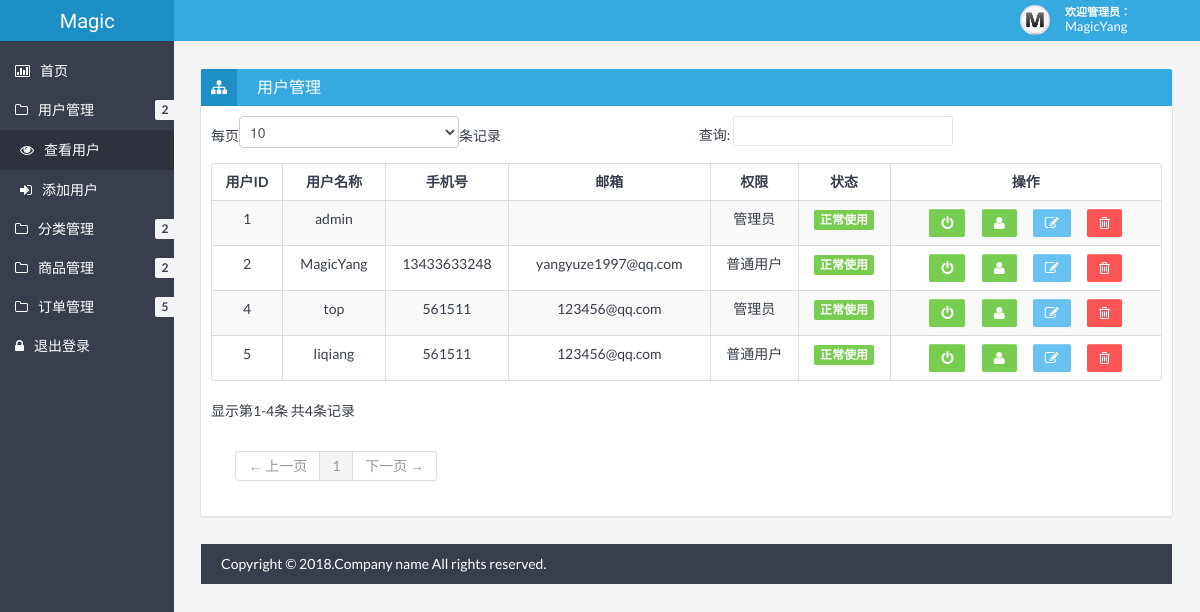
/admin/showUser.php (signed in), run on the app's committed database.
### tables this page shows
CREATE TABLE `user` (
  `uid` int(11) NOT NULL AUTO_INCREMENT COMMENT '用户id',
  `uname` varchar(20) DEFAULT NULL COMMENT '用户名',
  `password` varchar(20) DEFAULT NULL COMMENT '密码',
  `phone` varchar(13) DEFAULT NULL COMMENT '手机号',
  `email` varchar(30) DEFAULT NULL COMMENT '邮箱',
  `state` tinyint(4) DEFAULT '1' COMMENT '状态',
  `level` tinyint(4) DEFAULT '0' COMMENT '权限',
  PRIMARY KEY (`uid`)
);

### admin/checkLogin.php (called while the page is built, shortened)
<?php
	if(!isset($_SESSION["uid"])){
		echo '<script language="javascript">location.href="login.php"</script>';
	}else{
		$uid = $_SESSION['uid'];
    	$sql = 'select * from user where uid='.$uid;
    	$res = mysql_query($sql);
    	$row = mysql_fetch_array($res);
    	$username = $row['uname'];
	}
?>

### admin/showUser.php (the view, shortened to what this page needs)
<?php
	include "checkLogin.php";
    $sql = 'select * from user';
    $res = mysql_query($sql);
 ?>
<!DOCTYPE html>
<html lang="en">
<head>
	<link href="css/bootstrap.min.css" rel="stylesheet" />
	<link href="css/bootstrap-responsive.min.css" rel="stylesheet" />
	<link href="css/style.min.css" rel="stylesheet" />
	<link href="css/style-responsive.min.css" rel="stylesheet" />
	<link href="css/retina.css" rel="stylesheet" />
<meta http-equiv="Content-Type" content="text/html; charset=utf-8" /></head>
<body>
		<?php include "header.php" ?>
		<div class="container-fluid-full">
		<div class="row-fluid">
			<?php include "banner.php" ?>
			<div id="content" class="span10">
			<div class="row-fluid">
				<div class="box span12">
					<div class="box-header" data-original-title="">
						<h2><i class="icon-sitemap"></i><span class="break"></span>用户管理</h2>
					</div>
					<div class="box-content">
						<table class="table table-striped table-bordered bootstrap-datatable datatable">
						  <thead>
							  <tr>
							  	  <th style="text-align:center;">用户ID</th>
								  <th style="text-align:center;">用户名称</th>
								  <th style="text-align:center;">手机号</th>
								  <th style="text-align:center;">邮箱</th>
								  <th style="text-align:center;">权限</th>
								  <th style="text-align:center;">状态</th>
								  <th style="text-align:center;">操作</th>
							  </tr>
						  </thead>
						  <tbody>
						  <?php
						  while ($row = mysql_fetch_assoc($res) ){
						  	if($row['state']==0){
						  		$tip="label-important";
						  		$state="已停用";
						  	}else{
						  		$tip="label-success";
						  		$state="正常使用";
						  	}
						  	if($row['level']==0){
						  		$level="普通用户";
						  	}else{
						  		$level="管理员";
						  	}
						  	echo '
							<tr>
								<td style="text-align:center;" class="center">'.$row['uid'].'</td>
								<td style="text-align:center;" class="center">'.$row['uname'].'</td>
								<td style="text-align:center;" class="center">'.$row['phone'].'</td>
								<td style="text-align:center;" class="center">'.$row['email'].'</td>
								<td style="text-align:center;" class="center">'.$level.'</td>
								<td style="text-align:center;" class="center">
									<span class="label '.$tip.'">'.$state.'</span>
								</td>
								<td style="text-align:center;" class="center">
									<a class="btn btn-success" href="showUser.php?method=changeState&state='.$row['state'].'&uid='.$row['uid'].'">
										<i class="icon-off "></i>
									</a>&nbsp;&nbsp;&nbsp;&nbsp;&nbsp;
									<a class="btn btn-success" href="showUser.php?method=changeLevel&level='.$row['level'].'&uid='.$row['uid'].'">
										<i class="icon-user "></i>
									</a>&nbsp;&nbsp;&nbsp;&nbsp;&nbsp;
									<a class="btn btn-info" href="editUser.php?uid='.$row['uid'].'">
										<i class="icon-edit "></i>
									</a>&nbsp;&nbsp;&nbsp;&nbsp;&nbsp;
									<a class="btn btn-danger" href="showUser.php?method=del&uid='.$row['uid'].'">
										<i class="icon-trash "></i>
									</a>
								</td>
							</tr>
							';
						}?>
						  </tbody>
					  </table>
					</div>
				</div>
			</div>
		<?php include "footer.php" ?>
	</div>
</body>
</html>

### admin/header.php
<?php
	echo '
	<div class="navbar">
		<div class="navbar-inner">
			<div class="container-fluid">
				<a class="btn btn-navbar" data-toggle="collapse" data-target=".top-nav.nav-collapse,.sidebar-nav.nav-collapse">
					<span class="icon-bar"></span>
					<span class="icon-bar"></span>
					<span class="icon-bar"></span>
				</a>
				<div class="row-fluid">
				<a class="brand span2" href="index.php"><span>Magic</span></a>
				</div>
				<div class="nav-no-collapse header-nav">
					<ul class="nav pull-right">
						<li class="dropdown">
							<a class="btn account dropdown-toggle" data-toggle="dropdown" href="#">
								<div class="avatar"><img src="/php/admin/img/avatar.jpg" alt="Avatar" /></div>
								<div class="user">
									<span class="hello">欢迎管理员：&nbsp;&nbsp;&nbsp;&nbsp;&nbsp;&nbsp;&nbsp;&nbsp;&nbsp;</span>
									<span class="name">'.$username.'</span>
								</div>
							</a>
							<ul class="dropdown-menu">
								<li class="dropdown-menu-title">
								</li>
								<li><a href="login.php?method=del"><i class="icon-off"></i> 退出登录</a></li>
							</ul>
						</li>
					</ul>
				</div>
			</div>
		</div>
	</div>
	';
 ?>

### admin/css/halflings.css (style rules this page uses)
html, html .halflings { -webkit-font-smoothing: antialiased !important; }

### data on the page
user: uname "MagicYang", uid "2", phone "13433633248", email "yangyuze1997@qq.com", level "普通用户", state "正常使用"
user: uid "1", uname "admin", level "管理员", state "正常使用"
user: uid "4", uname "top", phone "561511", email "123456@qq.com", level "管理员", state "正常使用"
user: uid "5", uname "liqiang", phone "561511", email "123456@qq.com", level "普通用户", state "正常使用"
